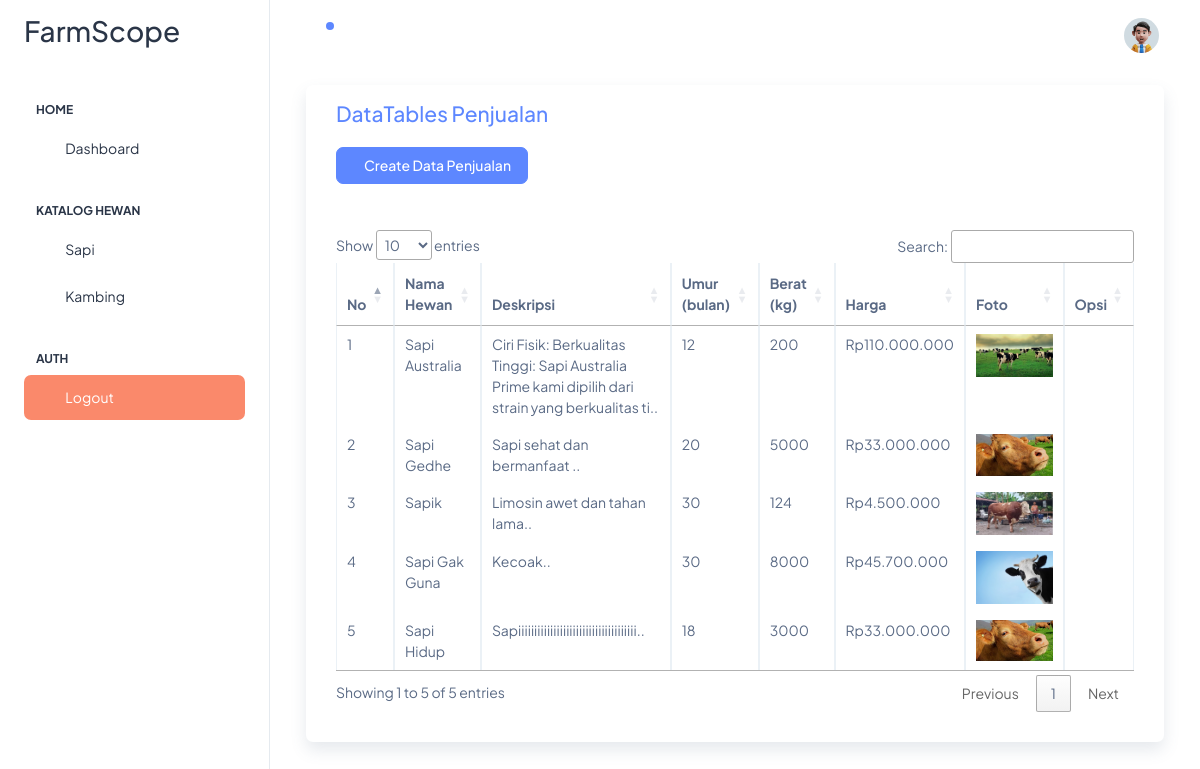
The app's page /Admin_Peternak/src/php/sapi_temp.php (signed in) with its own data.
### tables this page shows
CREATE TABLE `katalog_produk` (
  `id_produk` int(11) NOT NULL,
  `id_user` int(11) NOT NULL,
  `nama_produk` varchar(50) NOT NULL,
  `jenis` varchar(10) NOT NULL,
  `deskripsi` text NOT NULL,
  `umur` varchar(50) NOT NULL,
  `berat` varchar(50) NOT NULL,
  `harga` varchar(15) NOT NULL,
  `foto` varchar(20) NOT NULL
);

### Admin_Peternak/src/php/sapi_temp.php (the view, shortened to what this page needs)
<!doctype html>
<html lang="en">
<head>
  <link rel="stylesheet" href="../assets/css/styles.min.css" />
  <link rel="stylesheet" type="text/css" href="https://cdn.datatables.net/1.11.5/css/jquery.dataTables.css">
</head>
<body>
  <div class="page-wrapper" id="main-wrapper" data-layout="vertical" data-navbarbg="skin6" data-sidebartype="full"
    data-sidebar-position="fixed" data-header-position="fixed">
    <aside class="left-sidebar">
      <div>
        <div class="brand-logo d-flex align-items-center justify-content-between">
          <a href="index.php" class="text-nowrap logo-img">
            <h2>FarmScope</h2>
          </a>
        </div>
        <nav class="sidebar-nav scroll-sidebar" data-simplebar="">
          <ul id="sidebarnav">
            <li class="nav-small-cap">
              <span class="hide-menu">Home</span>
            </li>
            <li class="sidebar-item">
              <a class="sidebar-link" href="index.php" aria-expanded="false">
                <span>
                  <i class="ti ti-layout-dashboard"></i>
                </span>
                <span class="hide-menu">Dashboard</span>
              </a>
            </li>
            <li class="nav-small-cap">
              <span class="hide-menu">Katalog Hewan</span>
            </li>
            <li class="sidebar-item">
              <a class="sidebar-link" href="sapi.php" aria-expanded="false">
                <span>
                  <i class="ti ti-home"></i>
                </span>
                <span class="hide-menu">Sapi</span>
              </a>
            </li>
            <li class="sidebar-item">
              <a class="sidebar-link" href="kambing.php" aria-expanded="false">
                <span>
                  <i class="ti ti-home"></i>
                </span>
                <span class="hide-menu">Kambing</span>
              </a>
            </li>
            <li class="nav-small-cap">
              <span class="hide-menu">AUTH</span>
            </li>
            <li class="sidebar-item">
              <a class="sidebar-link bg-danger" href="logout.php" aria-expanded="false">
                <span>
                  <i class="ti ti-logout text-white"></i>
                </span>
                <span class="hide-menu text-white">Logout</span>
              </a>
            </li>
          </ul>
        </nav>
      </div>
    </aside>
    <div class="body-wrapper">
      <header class="app-header">
        <nav class="navbar navbar-expand-lg navbar-light">
          <ul class="navbar-nav">
            <li class="nav-item">
              <a class="nav-link nav-icon-hover" href="javascript:void(0)">
                <i class="ti ti-bell-ringing"></i>
                <div class="notification bg-primary rounded-circle"></div>
              </a>
            </li>
          </ul>
          <div class="navbar-collapse justify-content-end px-0" id="navbarNav">
            <ul class="navbar-nav flex-row ms-auto align-items-center justify-content-end">
              <li class="nav-item dropdown">
                <a class="nav-link nav-icon-hover" href="javascript:void(0)" id="drop2" data-bs-toggle="dropdown"
                  aria-expanded="false">
                  <img src="../assets/images/profile/user-1.jpg" alt="" width="35" height="35" class="rounded-circle">
                </a>
              </li>
            </ul>
          </div>
        </nav>
      </header>
      <div class="container-fluid">
        <div class="container-fluid">
          <div class="card shadow mb-4">
            <div class="card-body py-3">
              <h4 class="m-0 font-weight-bold text-primary">DataTables Penjualan</h4><br/>
              <button type="button" class="btn btn-primary add-new"><i class="ti ti-plus"></i>Create Data Penjualan</button>
            </div>
            <div class="card-body">
              <div class="table-responsive">
                <table class="table table-bordered" id="dataTable" width="100%" cellspacing="0">
                  <thead>
                    <tr>
                      <th>No</th>
                      <th>Nama Hewan</th>
                      <th>Deskripsi</th>
                      <th>Umur (bulan)</th>
                      <th>Berat (kg)</th>
                      <th>Harga</th>
                      <th>Foto</th>
                      <th>Opsi</th>
                    </tr>
                  </thead>
                  <tbody>
                    <?php
                    include 'servernya/tes_koneksi.php';
                      if (isset($_SESSION['id_user'])) {
                          $id_user = $_SESSION['id_user'];
                          $sql = "SELECT *
                                  FROM katalog_produk as k
                                  WHERE k.jenis = 'sapi' AND k.id_user = $id_user";
                          $result = $conn->query($sql);
                          if ($result->num_rows > 0) {
                            $nomor = 1;
                              while ($row = $result->fetch_assoc()) {
                              ?>
                        <tr>
                          <td> <?php echo $nomor ?> </td>
                          <td> <?php echo $row['nama_produk']; ?> </td>
                          <td> <?php echo substr($row['deskripsi'], 0, 100); ?>.. </td>
                          <td> <?php echo $row['umur']; ?> </td>
                          <td> <?php echo $row['berat']; ?> </td>
                          <td> <?php echo "Rp" . number_format($row["harga"], 0, ",", "."); ?> </td>
                          <td> <img src="../assets/images/upload/<?php echo $row["foto"]; ?>" alt="<?php echo $row["nama_produk"]; ?>" class="img-fluid"> </td>
                          <td>
                            <a class="edit" title="Edit" data-toggle="tooltip"><i class="ti ti-edit fs-6"></i></a>
                            <a class="delete" title="Delete" data-toggle="tooltip"><i class="ti ti-trash fs-6 text-danger"></i></a>
                          </td>
                        </tr>
                        <?php $nomor++ ?>
                        <?php
                            }
                          } else {
                              echo "Tidak ada data sapi yang tersedia.";
                          }
                      } else {
                          echo "User not logged in.";
                      }
                    ?>
                  </tbody>
                </table>
              </div>
            </div>
          </div>
        </div>
      </div>
    </div>
  </div>
</body>
</html>

### records on screen
katalog_produk: nama_produk "Sapi Australia", deskripsi "Ciri Fisik: Berkualitas Tinggi: Sapi Australia Prime kami dipilih dari strain yang berkualitas ti", umur "12", berat "200", harga "110.000.000", foto (picture)
katalog_produk: nama_produk "Sapi Gedhe", deskripsi "Sapi sehat dan bermanfaat", umur "20", berat "5000", harga "33.000.000", foto (picture)
katalog_produk: nama_produk "Sapik", deskripsi "Limosin awet dan tahan lama", umur "30", berat "124", harga "4.500.000", foto (picture)
katalog_produk: nama_produk "Sapi Gak Guna", deskripsi "Kecoak", umur "30", berat "8000", harga "45.700.000", foto (picture)
katalog_produk: nama_produk "Sapi Hidup", deskripsi "Sapiiiiiiiiiiiiiiiiiiiiiiiiiiiiiiiiiiiii", umur "18", berat "3000", harga "33.000.000", foto (picture)
